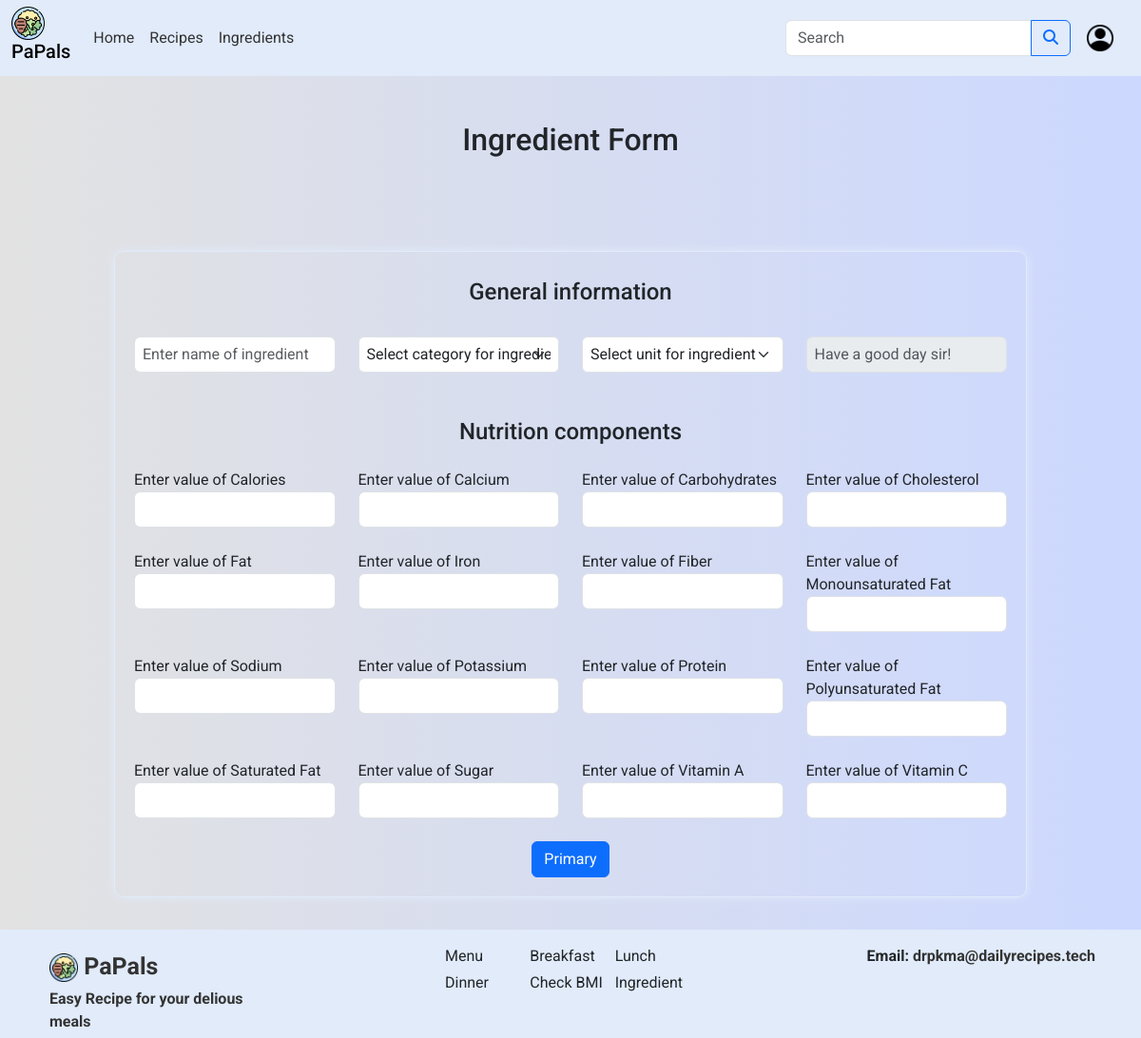
Page /ingredient/add (signed in) on the committed database.
### tables this page shows
CREATE TABLE `nutrition_types` (
  `id` varchar(10) NOT NULL,
  `detail` varchar(255) NOT NULL
);

### Web/App/Controllers/IngredientController.php (called while the page is built, shortened)
<?php
class IngredientController extends BaseController
{
    public function addUI() {
        $optionVal = ValidateIngredientDataHolder::getInstance();
        $data[] = $optionVal;
        return $this->loadView('ingredient.add', $data);
    }
}

### Web/index.php (called while the page is built, shortened)
<?php namespace App;
$router = new Core\Router();
$uri = parse_url($_SERVER['REQUEST_URI'], PHP_URL_PATH);
$method = $_SERVER['REQUEST_METHOD'];
$router->route($uri, $method);

### Web/App/Controllers/UserController.php (called while the page is built, shortened)
<?php
class UserController extends BaseController
{
    public static function isLoggedIn(){
        return isset($_SESSION) && isset($_SESSION['logged_in']);
    }
}

### Web/App/Operations/ValidateIngredientDataHolder.php (called while the page is built, shortened)
<?
class ValidateIngredientDataHolder {
    private static $instance;
    private function __construct() {
        $this->validNutrition = IngredientReadOperation::getCat(3);
    }
    public static function getInstance() {
        if (!self::$instance) {
            self::$instance = new self();
        }
        return self::$instance;
    }
}

### Web/App/Core/Database.php (called while the page is built, shortened)
<?php
class Database
{
    private $DB_CONNECTION;
    private $DB_HOST;
    private $DB_NAME;
    private $DB_USER;
    private $DB_PASSWORD;
    private $DB_PORT;
    private $DB_SOCKET;
    public function __construct(
            $DB_CONNECTION = DB_CONNECTION,
            $DB_HOST = DB_HOST,
            $DB_NAME = DB_NAME,
            $DB_USER = DB_USER,
            $DB_PASSWORD = DB_PASSWORD,
            $DB_PORT = DB_PORT,
            $DB_SOCKET = DB_SOCKET
        ){
        $this->DB_CONNECTION = $DB_CONNECTION;
        $this->DB_HOST = $DB_HOST;
        $this->DB_NAME = $DB_NAME;
        $this->DB_USER = $DB_USER;
        $this->DB_PASSWORD = $DB_PASSWORD;
        $this->DB_PORT = $DB_PORT;
        $this->DB_SOCKET = $DB_SOCKET;
    }
    public function getConnection()
    {
        $dsn = $this->DB_CONNECTION . ":host=" . $this->DB_HOST . ";dbname=" . $this->DB_NAME . ";port=" . $this->DB_PORT . ";unix_socket=" . $this->DB_SOCKET . ";charset=utf8";
        try {
            $connection = new \PDO(
                $dsn,
                $this->DB_USER,
                $this->DB_PASSWORD
            );
            $connection->setAttribute(\PDO::ATTR_ERRMODE, \PDO::ERRMODE_EXCEPTION);
            return $connection;
        } catch (\PDOException $e) {
            handlePDOException($e);
        } catch (\Throwable $e) {
            handleError($e->getCode(), $e->getMessage(), $e->getFile(), $e->getLine()) ;
        }
        return false;
    }
}

### Web/App/Operations/DatabaseRelatedOperation.php (called while the page is built, shortened)
<?
class DatabaseRelatedOperation {
  public function __construct() {
    $db = new \App\Core\Database();
    $this->DB_CONNECTION = $db->getConnection();
  }
  static protected function query(string $sql, int $fetchMode = 4, $params = [], string $className = null) : array|bool {
    $dbconn = new self();
    $conn = $dbconn->DB_CONNECTION;
    $stmt = $conn->prepare($sql);
    if (!$stmt->execute()) {
      throw new \PDOException(self::MSG_EXECUTE_PDO_LOG . __METHOD__ . '. ');
    }
    if ($stmt->rowCount() > 0){
      switch($fetchMode){
        case 1:
          return $stmt->fetchAll(\PDO::FETCH_ASSOC);
      }
    }
    return $stmt->fetchAll();
  }
}

### Web/App/Operations/IngredientReadOperation.php (called while the page is built, shortened)
<?php
class IngredientReadOperation extends DatabaseRelatedOperation implements I_ReadOperation {
  static public function getCat($mode) :?array{
    $sql = "SELECT id, detail FROM ";
    try {
      switch ($mode){
        case 1:
          $sql .= " ingredient_categories";
          break;
        case 2:
          $sql .=  " ingredient_measurement_unit";
          break;
        case 3:
          $sql .= " nutrition_types";
          break;
      }
      return self::query($sql, 1);
    } catch (\PDOException $PDOException) {
      handlePDOException($PDOException);
      echo \App\Views\ViewRender::errorViewRender('500');
      return null;
    } catch (\Exception $exception) {
      handleException($exception);
    } catch (\Throwable $throwable) {
      handleError($throwable->getCode(), $throwable->getMessage(), $throwable->getFile(), $throwable->getLine());
    }
    return null;
  }
}

### Web/App/Views/ingredient/add.php (the view, shortened to what this page needs)
<? require_once($_SERVER['DOCUMENT_ROOT'] . "/Public/inc/header.php"); ?>
<div style="display: flex; justify-content: center;">
  <h2 class="m-5">Ingredient Form</h2>
</div>
<form id="ingredient-form" method="post" style="width: 80vw; margin: 0 auto; padding: 20px; border: 1px solid #e1ebfa; border-radius: 10px; box-shadow: 0 0 10px 0 #e1ebfa; margin-top: 50px; margin-bottom: 50px;">
  <div style="display: flex; justify-content: center;">
    <h4 class="m-2">General information</h2>
  </div>
  <div class="row mb-3 justify-content-center ">
    <div class="col-sm-3">
      <label class="visually-hidden" for="name">Name:</label><br>
      <input class="form-control px-2" type="text" id="name" name="name" placeholder="Enter name of ingredient"><br>
    </div>
    <div class="col-sm-3">
      <label class="visually-hidden" for="category">Category:</label><br>
      <select class="form-select px-2" id="category" name="category">
        <option value="" disabled selected hidden>Select category for ingredient</option>
      </select>
    </div>
    <div class="col-sm-3">
      <label class="visually-hidden" for="measurement_unit"></label><br>
      <select class="form-select px-2" id="measurement_unit" name="measurement_unit">
        <option value="" disabled selected hidden>Select unit for ingredient</option>
      </select>
    </div>
    <div class="col-sm-3">
      <label class="visually-hidden" for="measurement_unit"></label><br>
      <input class="form-control px-2" type="text" placeholder="Have a good day sir!" aria-label="Disabled input example" disabled>
    </div>
  </div>
  <div style="display: flex; justify-content: center;">
    <h4 class="m-2">Nutrition components</h4>
  </div>
  <div class="row mb-3 justify-content-center">
      <?php $count = 0; ?>
      <?php foreach ($data[0]->validNutrition as $opts) : ?>
      <?php if ($count % 4 == 0) : ?>
  </div>
  <div class="row justify-content-center">
    <?php endif; ?>
    <div class="col-6 col-md-3">
      <label for="<?= $opts['id'] ?>">Enter value of <?= $opts['detail'] ?></label>
      <input class="form-control px-2" type="number" id="<?= $opts['id'] ?>" name="nutritionComponents[<?= $opts['id'] ?>]" step="0.01"><br>
    </div>
    <?php $count++; ?>
    <?php endforeach; ?>
  </div>
  <div class="text-center">
    <button type="submit" class="btn btn-primary">Primary</button>
  </div>
</form>
<? require_once($_SERVER['DOCUMENT_ROOT'] . "/Public/inc/footer.php"); ?>

### Web/App/Core/Router.php (shortened to what this page needs)
<?php
class Router
{
    protected $routes = [];
    private function add($method, $uri, $controller, $params = [])
    {
        $this->routes[] = [
            'method' => $method,
            'uri' => $uri,
            'controller' => $controller,
            'params' => $params
        ];
    }
    public function route($uri, $method)
    {
        foreach ($this->routes as $route) {
            if ($route['method'] == strtoupper($method)) {
                $pattern = preg_replace('/\/{(.*?)}/', '/(.*?)', $route['uri']);
                if (preg_match('#^' . $pattern . '$#', $uri, $matches)) {
                    $controller_action = $route['controller'];
                    list($controller, $action) = explode('@', $controller_action);
                    $controller = "App\\Controllers\\$controller";
                    $controller_instance = new $controller();
                    $params = array_slice($matches, 1);
                    call_user_func_array([$controller_instance, $action], $params);
                    return null;
                }
            }
        }
    }
}

### Web/App/Controllers/BaseController.php (shortened to what this page needs)
<?php
class BaseController {
    protected static function   loadView($viewPath, $data = []) {
        try {
            extract($data);
            $viewFile = VIEWS_PATH . str_replace('.', '/', $viewPath) . '.php';
            if (file_exists($viewFile) && is_readable($viewFile)) {
                require $viewFile;
            } else {
                throw new \Exception("View file not found: $viewFile");
            }
        } catch (\Exception $e) {
            handleException($e);
            echo \App\Views\ViewRender::errorViewRender('404');
        }
    }
}
?>

### Web/Public/inc/header.php (shortened to what this page needs)
<!DOCTYPE html>
<html lang="en">
<head>
  <link rel="stylesheet" href="https://cdnjs.cloudflare.com/ajax/libs/selectize.js/0.15.2/css/selectize.default.min.css"/>
  <link href="https://cdn.jsdelivr.net/npm/bootstrap@5.3.2/dist/css/bootstrap.min.css" rel="stylesheet">
  <link rel="stylesheet" href="vendors/font-awesome-4.7.0/css/font-awesome.min.css" />
  <link rel="stylesheet" href="/Public/css/costum.css">
</head>
<body>
  <div class="header">
    <nav class="navbar navbar-expand-lg navbar-light" style="background-color: #e1ebfa;">
      <div class="container-fluid">
        <div class="collapse navbar-collapse" id="navbarSupportedContent">
          <a class="d-flex justify-content-center align-items-center">
            <a class= "navbar-brand mt-2 mt-lg-0" href="/homepage">
              <img src="/Public/images/logo.png" height="50" alt="PaPals" loading="lazy" />
              <h3>PaPals</h3>
            </a>
          </a>
          <ul class="navbar-nav me-auto mb-2 mb-lg-0" style="font-size:16px">
            <li class="nav-item">
              <a class="m-2" href="/homepage">Home</a>
            </li>
            <li class="nav-item">
              <a class="m-2" href="/recipe">Recipes</a>
            </li>
            <li class="nav-item">
              <a class="m-2" href="/ingredient">Ingredients</a>
            </li>
          </ul>
          <div class=" d-flex justify-content-center align-items-center input-group me-3" style="width:300px">
            <input type="text" class="form-control" id="search" name="search" placeholder="Search" aria-label="Search">
            <button class="btn btn-outline-primary" type="button">
              <i class="fa-solid fa-magnifying-glass"></i>
            </button>
          </div>
        </div>
        <?php
        if (UserController::isLoggedIn()) :
        ?>
          <div class="d-flex align-items-center">
            <div class="btn-group dropstart">
              <div class="btn-group dropstart">
                <img src="/Public/images/account.png" id="user" class="rounded-circle me-3 account hide"  data-bs-toggle="dropdown" aria-expanded="false" height="30" alt="account" style="cursor: pointer;" />
              </div>
            </div>
          </div>
        <?php else :
        ?>
          <div class="d-flex align-items-center">
            <a href="/login" class="btn btn-primary btn-xs " tabindex="-1" role="button" aria-disabled="true">Login</a>
          </div>
        <?php endif; ?>
      </div>
    </nav>
  </div>

### Web/Public/inc/footer.php (shortened to what this page needs)
<footer>
        <div class="row justify-content-between py-0 px-4 px-xl-5 g-3" style="background-color: #e1ebfa;">
            <div class="col-md-3 mb-md-0">
                <a href="/homepage">
                    <p style="font-weight: 700; font-size: 25px;">
                    <img src="/Public/images/logo.png" alt="" style="width: 30px">
                    PaPals</p>
                    <div class="mb-md-0 me-3">
                        <p style="font-weight: 700; margin-bottom: 5px;">Easy Recipe for your delious meals</p>
                    </div>
                </a>
            </div>
            <div class="col-md-3 mt-3">
                <div class="row row-cols-3 text-top g-1 justify-content-center">
                    <div class="col">Menu</div>
                    <div class="col">Breakfast</div>
                    <div class="col">Lunch</div>
                    <div class="col">Dinner</div>
                    <div class="col">Check BMI</div>
                    <div class="col">Ingredient</div>
                </div>
            </div>
            <div class="col-md-3 mt-3 text-md-end">
                <span style="font-weight: 700">Email: <a href="mailto:drpkma@dailyrecipes.tech">drpkma@dailyrecipes.tech</a></span>
            </div>
        </div>
    </footer>
</body>
</html>

### Web/Public/inc/header.php (style rules this page uses)
* { font-family: "Roboto", sans-serif; }
html { height: 100%; }
body { background-color: #CCD8FF; background: linear-gradient(to right, #E2E2E2, #CCD8FF); min-height: 100%; display: flex; flex-direction: column; }
input[type="number"] { -moz-appearance: textfield; -webkit-appearance: textfield; }
p { margin: 0.25rem; }
footer { margin-top: auto; }
.navbar { height: 80px; }
.navbar-brand img { height: 35px }
.navbar-brand h3 { font-size: 20px }

### Web/Public/inc/footer.php (style rules this page uses)
a { text-decoration: none; color: #333; }

### rows in the picture
nutrition_types: detail "Calories"
nutrition_types: detail "Calcium"
nutrition_types: detail "Carbohydrates"
nutrition_types: detail "Cholesterol"
nutrition_types: detail "Fat"
nutrition_types: detail "Iron"
nutrition_types: detail "Fiber"
nutrition_types: detail "Monounsaturated Fat"
nutrition_types: detail "Sodium"
nutrition_types: detail "Potassium"
nutrition_types: detail "Protein"
nutrition_types: detail "Polyunsaturated Fat"
nutrition_types: detail "Saturated Fat"
nutrition_types: detail "Sugar"
nutrition_types: detail "Vitamin A"
nutrition_types: detail "Vitamin C"
